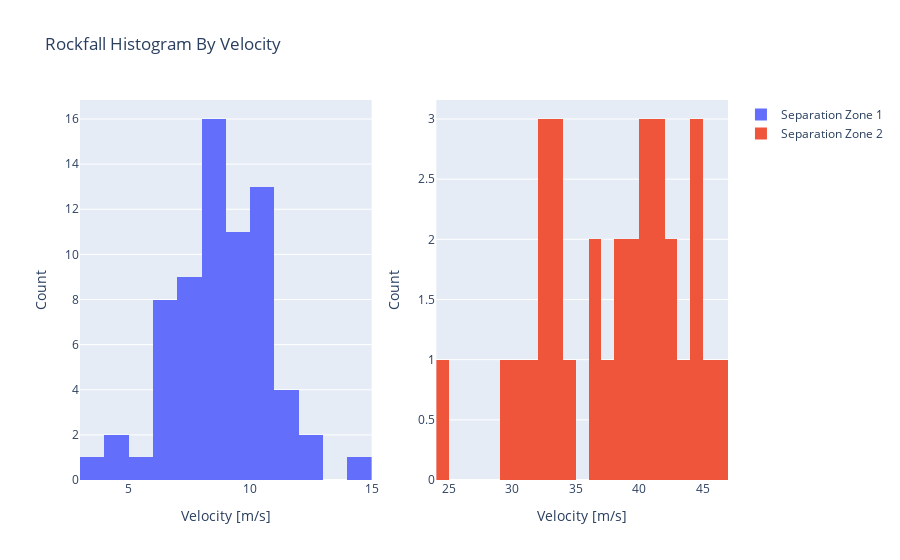
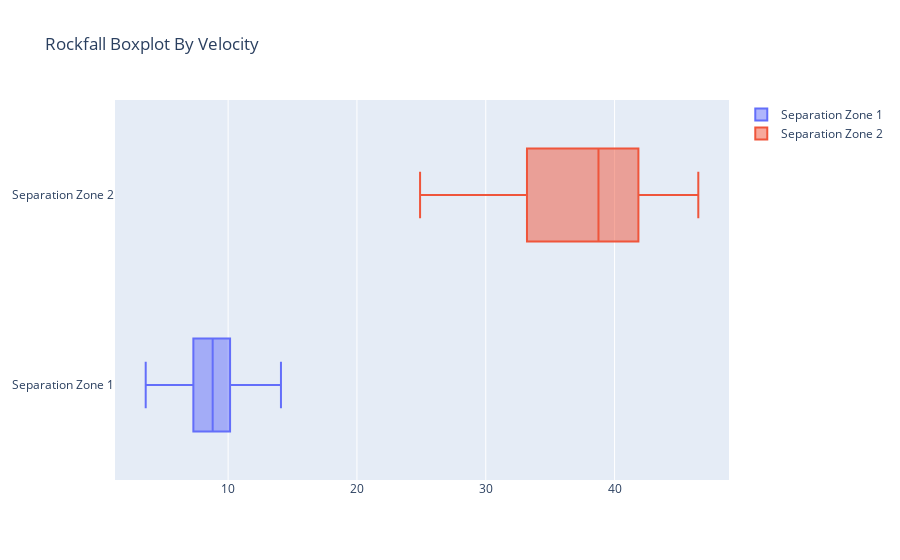

Notebook source saved alongside these figures, in order:
### Code cell
pl.show_histogram(zone1, zone2, velocity, 1)
pl.show_box(zone1, zone2, velocity)
pl.show_dist_plot(zone1, zone2, velocity)

### Figure 1 — Plotly figure (JSON) as saved in the notebook; plotly's stock layout.template omitted (floating-point values rounded to 4 significant figures)
{"data": [{"name": "Separation Zone 1", "type": "histogram", "x": [8.4, 8.8, 9.2, 8, 7, 6.5, 7.9, 10.4, 10.8, 10, 6, 10.2, 6.9, 11.2, 9.1, 10.1, 7.6, 8.5, 11.2, 9.4, 7.1, 7.8, 6.4, 12.6, 10.3, 8.8, 10.9, 8.4, 6.5, 9, 10.4, 7.1, 8.7, 4.3, 9.7, 10.8, 9.7, 4.7, 8.2, 7.3, 12.4, 10.7, 10.5, 9.8, 9.5, 9.6, 3.6, 6.3, 8.6, 10.8, 8.7, 8.3, 8.2, 9.5, 9.5, 8.4, 11.6, 7.3, 14.1, 11.9, 6.9, 6.5, 10, 8.9, 7, 8.9, 8.4, 5.8], "xaxis": "x", "xbins": {"size": 1}, "yaxis": "y"}, {"name": "Separation Zone 2", "type": "histogram", "x": [45.4, 41.6, 44.6, 41.2, 39.6, 33.2, 40.2, 46.5, 36.2, 38.3, 41.6, 36.7, 44.1, 40, 38, 39.2, 33.2, 24.9, 40.6, 30, 32.2, 34.3, 31.7, 32.3, 32.2, 44.1, 33.6, 42.1, 29, 42.3, 43.2, 37.2], "xaxis": "x2", "xbins": {"size": 1}, "yaxis": "y2"}], "layout": {"title": {"text": "Rockfall Histogram By Velocity"}, "xaxis": {"anchor": "y", "domain": [0, 0.45], "title": {"text": "Velocity [m/s]"}}, "xaxis2": {"anchor": "y2", "domain": [0.55, 1], "title": {"text": "Velocity [m/s]"}}, "yaxis": {"anchor": "x", "domain": [0, 1], "title": {"text": "Count"}}, "yaxis2": {"anchor": "x2", "domain": [0, 1], "title": {"text": "Count"}}}}

### Figure 2 — Plotly figure (JSON) as saved in the notebook; plotly's stock layout.template omitted (floating-point values rounded to 4 significant figures)
{"data": [{"name": "Separation Zone 1", "type": "box", "x": [8.4, 8.8, 9.2, 8, 7, 6.5, 7.9, 10.4, 10.8, 10, 6, 10.2, 6.9, 11.2, 9.1, 10.1, 7.6, 8.5, 11.2, 9.4, 7.1, 7.8, 6.4, 12.6, 10.3, 8.8, 10.9, 8.4, 6.5, 9, 10.4, 7.1, 8.7, 4.3, 9.7, 10.8, 9.7, 4.7, 8.2, 7.3, 12.4, 10.7, 10.5, 9.8, 9.5, 9.6, 3.6, 6.3, 8.6, 10.8, 8.7, 8.3, 8.2, 9.5, 9.5, 8.4, 11.6, 7.3, 14.1, 11.9, 6.9, 6.5, 10, 8.9, 7, 8.9, 8.4, 5.8]}, {"name": "Separation Zone 2", "type": "box", "x": [45.4, 41.6, 44.6, 41.2, 39.6, 33.2, 40.2, 46.5, 36.2, 38.3, 41.6, 36.7, 44.1, 40, 38, 39.2, 33.2, 24.9, 40.6, 30, 32.2, 34.3, 31.7, 32.3, 32.2, 44.1, 33.6, 42.1, 29, 42.3, 43.2, 37.2]}], "layout": {"title": {"text": "Rockfall Boxplot By Velocity"}}}
